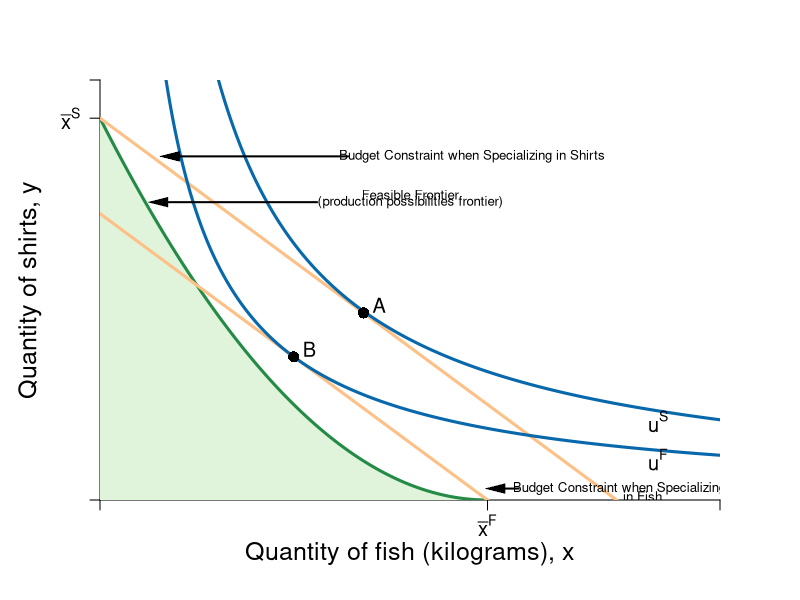

Recreate this plot in R.
#Graph Designer: Simon Halliday
#Authors: Bowles, Foley and Halliday
#Title: Coordination, Conflict and Competition: A Text in Microeconomics

require(shape)
pdf(file = "ppf_eos_indiff_poverty_trap.pdf", width = 9, height = 9)

#Set parameters for graphics
axislabelsize <- 1.5
labelsize <- 1.2
graphlinewidth <- 3
segmentlinewidth <- 2

COL <- c("#7fc97f", "#beaed4", "#fdc086", "#ffff99", "#386cb0", "#f0027f", "#bf5b17", "#666666")
COLA <- c("#e0f3db", "#99d8c9","#66c2a4","#41ae76", "#238b45", "#005824")
COLB <- c("#4eb3d3", "#2b8cbe", "#0868ac","#084081")

#Edited the margins to cater for the larger LHS labels
par(mar =  c(5, 5, 4, 4))

#Change this to make it log of l 

# ppf <- function(l, k = 0.5) {
#   k * (1/l)
# }

ppf <- function(fish, k = 10/25, alpha = 2, maxfish = 5) {
  k * (fish - maxfish)^alpha 
}
# 
# fishProd <- function(l, k = 0.5){
#   (-k)*l
# }
# 
# feasibleLabor <- function(l, time = 10){
#   -time - l
# }
# 
# manufactureProd <- function(l, k = 0.1, alpha = 2){
#   k * (-l)^alpha
# }

uFn <- function(x, y, alpha = 0.5){
  (x^alpha)*(y^(1-alpha))
}

budgetExchange <- function(x, yintercept = 12, slope = 1){
  yintercept - slope * x
}

xlims <- c(0, 8)
ylims <- c(0, 11)

npts <- 501 
x <- seq(xlims[1], xlims[2], length.out = npts)
y <- seq(ylims[1], ylims[2], length.out = npts) 
a <- c(sqrt(9.375), 4.1)

plot(0, 0, xlim = xlims, ylim = ylims, type = "n",
     xlab = expression(paste("")),
     ylab = expression(paste("")), 
     xaxt = "n", 
     yaxt = "n", 
     cex.lab = axislabelsize, 
     bty = "n", 
     xaxs="i", 
     yaxs="i"
)

# ticksy <- seq(from = 0, to = ylims[2], by = 1)
# ylabels <- seq(from = 0, to = ylims[2], by = 1)
# ticksx <- seq(from = 0, to = xlims[2], by = 1)
# xlabels <- seq(from = 0, to = xlims[2], by = 1)
ticksy <- c(ylims[1], 10, ylims[2])
ylabels <- c(NA, expression(paste(bar(x)^S)) , NA)
ticksx <- c(xlims[1], 5,  xlims[2])
xlabels <- c(NA, expression(paste(bar(x)^F)), NA)


axis(1, at = ticksx, pos = 0, labels = xlabels, cex.axis = labelsize)
axis(2, at = ticksy, pos = 0, labels = ylabels, las = 1, cex.axis = labelsize)

npts <- 500 
xx1 <- seq(0, 5, length.out = npts)
xx2 <- seq(0, xlims[2], length.out = npts)
xx3 <- seq(xlims[1], 0, length.out = npts)
xx4 <- seq(-11, 0, length.out = npts)

#Draw the polygon for shading the feasible set
xpoly1 <- seq(from = 0, to = 5, length.out = 500)
ypoly1 <- ppf(xpoly1, k = 10/25, alpha = 2, maxfish = 5)
polygon(x = c(xpoly1, rev(xpoly1[1])), y = c(ypoly1, rev(ypoly1)[1]), col=COLA[1], density=NULL, border = NA)

#Draw the graphs
lines(xx1, ppf(xx1, k = 10/25, alpha = 2, maxfish = 5), col = COLA[5], lwd = graphlinewidth)
lines(xx2, budgetExchange(xx2,  yintercept = 10, slope = 1.5), col = COL[3], lwd = graphlinewidth)
lines(xx2, budgetExchange(xx2,  yintercept = 7.5, slope = 1.5), col = COL[3], lwd = graphlinewidth)
#lines(xx3, feasibleLabor(xx3, time = 10), col = COL[3], lwd = graphlinewidth)
#lines(xx4, manufactureProd(xx4, k = 0.1, alpha = 2), col = COLB[4], lwd = graphlinewidth)

#Label axes
mtext(expression(paste("Quantity of fish (kilograms), ", x)), side = 1, line = 2.5, cex = axislabelsize)
text(-0.9, 0.5*ylims[2], expression(paste("Quantity of shirts, ", y)), xpd = TRUE, cex = axislabelsize, srt = 90) 


contour(x, y, 
        outer(x, y, uFn),
        drawlabels = FALSE,
        col = COLB[3],
        lwd = graphlinewidth,
        levels = a, 
        xaxs="i", 
        yaxs="i", 
        add = TRUE)

#Label the indifference curves
# text(7.2, 0.2, expression(u[1]^A), cex = labelsize)
# text(7.2, 0.8, expression(u[2]^A), cex = labelsize)
text(7.2, 2.05, expression(u^S), cex = labelsize)
text(7.2, 1.05, expression(u^F), cex = labelsize)

#Label point d
# text(1.65 + 0.2, ppf(fish = 1.65) +.2, expression(d), cex = labelsize)
# segments(1.65, 0, 1.65, ppf(fish = 1.65), lty = 2, col = "gray", lwd = segmentlinewidth)
# segments(0, ppf(fish = 1.65), 1.65, ppf(fish = 1.65, k = 10/25, alpha = 2, maxfish = 5), lty = 2, col = "gray", lwd = segmentlinewidth)
# points(1.65, ppf(fish = 1.65), pch = 16, col = "black", cex = 1.5)

#Label points A and B
text(3.4 + 0.2, budgetExchange(3.4,  yintercept = 10, slope = 1.5) +.2, expression(A), cex = labelsize)
# segments(3.4, 0, 3.4, budgetExchange(3.4,  yintercept = 10, slope = 1.5), lty = 2, col = "gray", lwd = segmentlinewidth)
# segments(0, budgetExchange(3.4,  yintercept = 10, slope = 1.5), 3.4, budgetExchange(3.4,  yintercept = 10, slope = 1.5), lty = 2, col = "gray", lwd = segmentlinewidth)
points(3.4, budgetExchange(3.4,  yintercept = 10, slope = 1.5), pch = 16, col = "black", cex = 1.5)
points(2.5,3.75, pch = 16, col = "black", cex = 1.5)
text(2.7, 3.95, expression(B), cex = labelsize)


#Label point s
# text(0.2, 10.2, expression(s), cex = labelsize)
# points(0.02, 10, pch = 16, col = "black", cex = 1.5)

#Label the feasible frontier
text(4, 8, expression("Feasible Frontier"), cex = 0.8 )
text(4, 7.8, expression("(production possibilities frontier)"), cex = 0.8)
Arrows(2.8, 7.8, 0.75, 7.8, col = "black", lty = 1, lwd = 2, arr.type = "triangle", arr.lwd = 0.5)


#Label the exchange constraints
text(4.8, 9, expression("Budget Constraint when Specializing in Shirts"), cex = 0.8)
Arrows(3.2, 9, 0.9, 9, col = "black", lty = 1, lwd = 2, arr.type = "triangle", arr.lwd = 0.5)


text(6.7, 0.3, expression("Budget Constraint when Specializing"), cex = 0.8)
text(7, 0.1, expression("in Fish"), cex = 0.8)
Arrows(5.4, 0.3, 5.1, 0.3, col = "black", lty = 1, lwd = 2, arr.type = "triangle", arr.lwd = 0.5)

#Label mrt = mrs
# text(5.5, 4.5, expression(paste(mrs(x,y) == mrt(x,y))), cex = labelsize)
# Arrows(4.5, 4.5, 1.9, 4.5, col = "black", lty = 1, lwd = 2, arr.type = "triangle", arr.lwd = 0.5)


dev.off()
